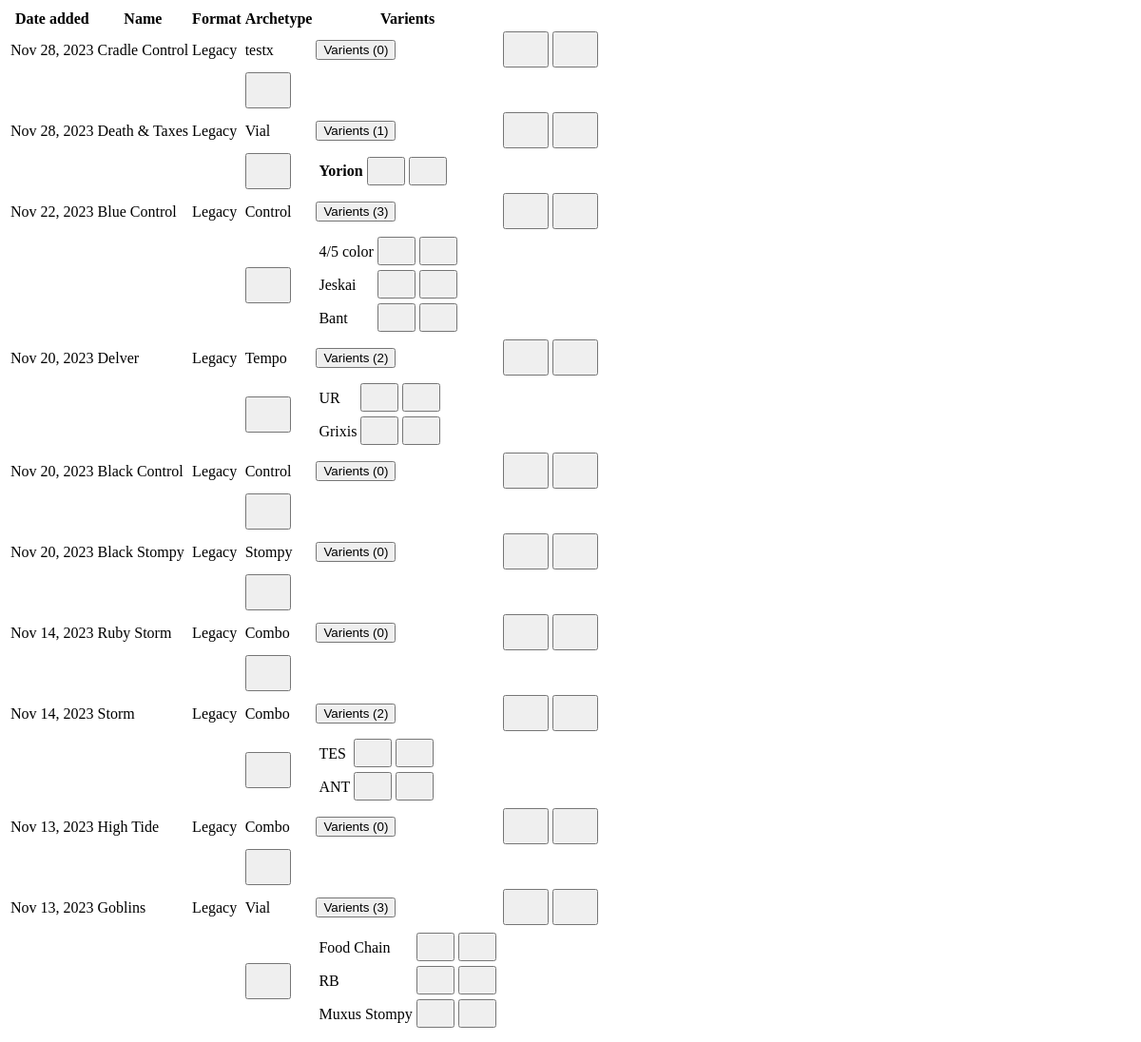
/decks_table, run on an earlier commit of the app's database.
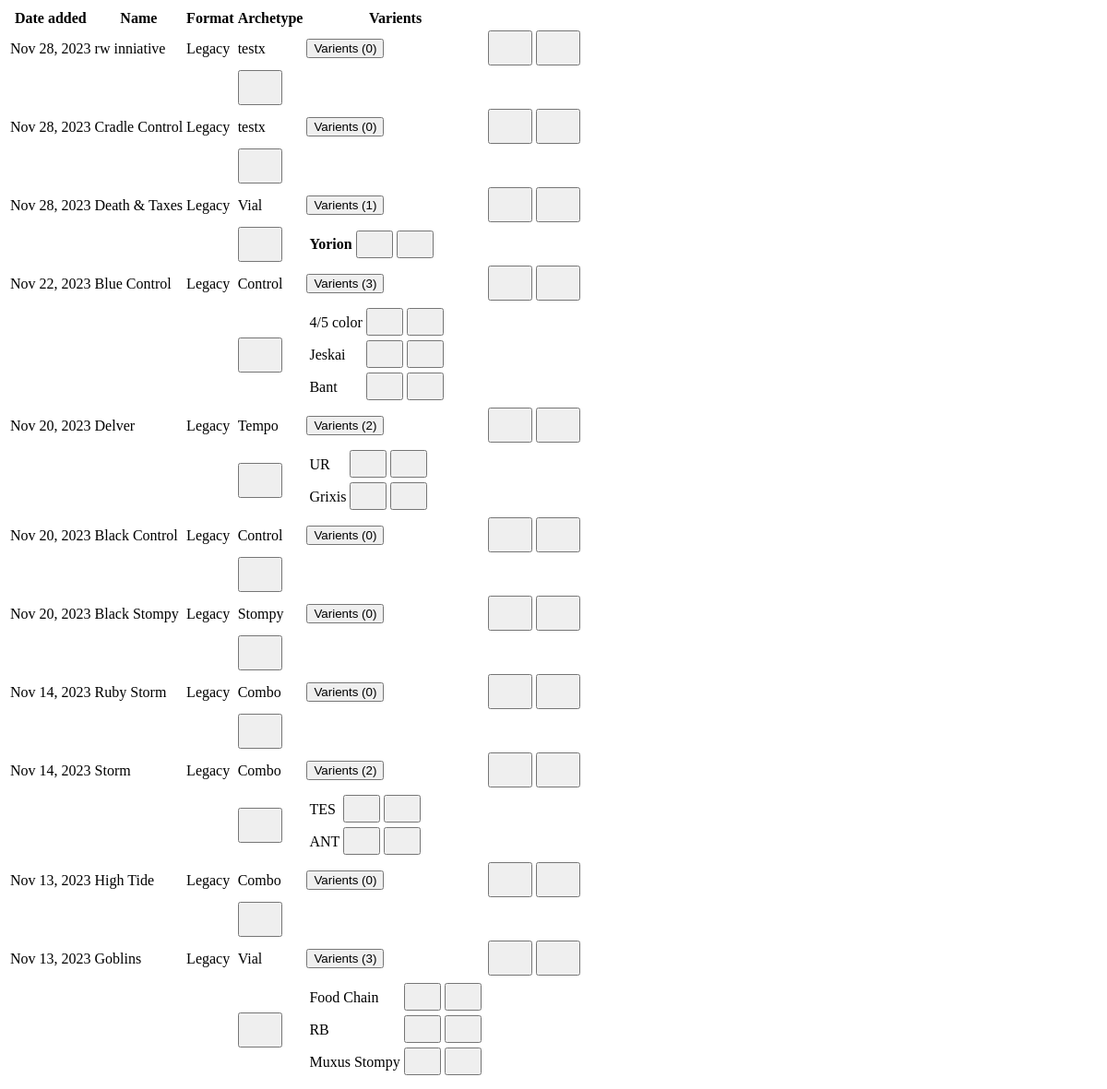
And on a later commit of the database.
### base/models.py (models this page shows, shortened)
class Deck(models.Model):
    name = models.CharField(verbose_name="deck name", max_length=25)
    mtgFormat = models.ForeignKey(
        MtgFormat, null=True, on_delete=models.CASCADE)
    archetype = models.ForeignKey(
        Archetype, null=True, on_delete=models.CASCADE)
    dateCreated = models.DateTimeField(default=timezone.now)

class MtgFormat(models.Model):
    name = models.CharField(max_length=200)
    def __str__(self):
        return self.name

class Archetype(models.Model):
    name = models.CharField(verbose_name="Archetype", max_length=40)
    mtgFormat = models.ForeignKey(
        MtgFormat, null=True, on_delete=models.CASCADE)
    def __str__(self):
        return str(self.name)

class Flavor(models.Model):
    name = models.CharField(max_length=30, default='none')
    deck = models.ForeignKey(
        Deck, null=True, on_delete=models.CASCADE, related_name="flavors")
    isdefault = models.BooleanField('default', default=False)

### base/views.py (the view)
# urls.py: path('decks_table', views.decks_table, name='decks_table'),
def decks_table(request):
    print("new decks table")
    decks_list = Deck.objects.all().order_by('-dateCreated')
    context = {
        "decks": decks_list
    }
    return render(request, 'base/partials/decks/decks_table.html', context)

### base/templates/base/partials/decks/decks_table.html
<table class="table table-hover">
    <thead>
        <th>Date added</th>
        <th>Name</th>
        <th>Format</th>
        <th>Archetype</th>
        <th>Varients</th>
        <th></th>
    </thead>
    <tbody>
        {% for deck in decks %}
            <tr>
                <td>{{ deck.dateCreated|date:"M d, Y" }}</td>
                <td>{{ deck.name }}</td>
                <td>{{ deck.mtgFormat }}</td>
                <td>{{ deck.archetype }}</td>
                <td>
                    <button class="btn btn-primary" type="button" data-bs-toggle="collapse" data-bs-target="#collapse{{deck.id}}">Varients ({{deck.flavors.count}})</button>
                </td>
                <td>
                    <button class='btn' hx-get="{% url 'edit_deck' deck.pk %}" hx-target="closest tr" hx-swap="outerHTML"><svg class="bi bi-pencil" width="32" height="32"><use xlink:href="#pencil"></svg></button>
                    <button class='btn' hx-confirm='Are you Sure?' hx-target="closest tr" hx-swap="outerHTML swap:1s" hx-delete="{% url 'delete_deck' deck.pk %}"><svg class="bi bi-trash3" width="32" height="32"><use xlink:href="#trash3"></svg></button>
                </td>
            </tr>
            <tr class="collapse" id="collapse{{deck.id}}">
                <td></td>
                <td></td>
                <td></td>
                <td>
                    <button class='btn' hx-get="{% url 'add_varient' deck.pk %}" hx-target="next tbody" hx-swap="afterbegin">
                        <svg class="bi bi-plus" width="32" height="32"><use xlink:href="#plus"></svg>
                    </button>
                </td>
                <td>
                    <table class="table">
                        <tbody>
                            {% for flavor in deck.flavors.all %}
                                <tr>
                                    {% if flavor.isdefault %}
                                    <td>
                                         <strong>{{flavor.name}}</strong>
                                    </td>
                                    {% else %}
                                    <td>{{flavor.name}}</td>
                                    {% endif %}
                                    <td>
                                        <button class='btn' hx-get="{% url 'edit_flavor' flavor.pk %}" hx-target="closest tr" hx-swap="outerHTML"><svg class="bi bi-pencil" width="24" height="24"><use xlink:href="#pencil"></svg></button>
                                        <button class='btn' hx-confirm='Are you Sure?' hx-target="closest tr" hx-swap="outerHTML swap:1s" hx-delete="{% url 'delete_flavor' flavor.pk %}"><svg class="bi bi-trash3" width="24" height="24"><use xlink:href="#trash3"></svg></button>
                                    </td>
                                </tr>
                            {% endfor %}
                        </tbody>
                    </table>
                </td>
                <td></td>
            </tr>
        {% endfor %}
    </tbody>
</table>

What changed in the data, as far as the page shows it:
added Deck: dateCreated "Nov 28, 2023", name "rw inniative", mtgFormat "Legacy", archetype "testx", flavors.count "0"
